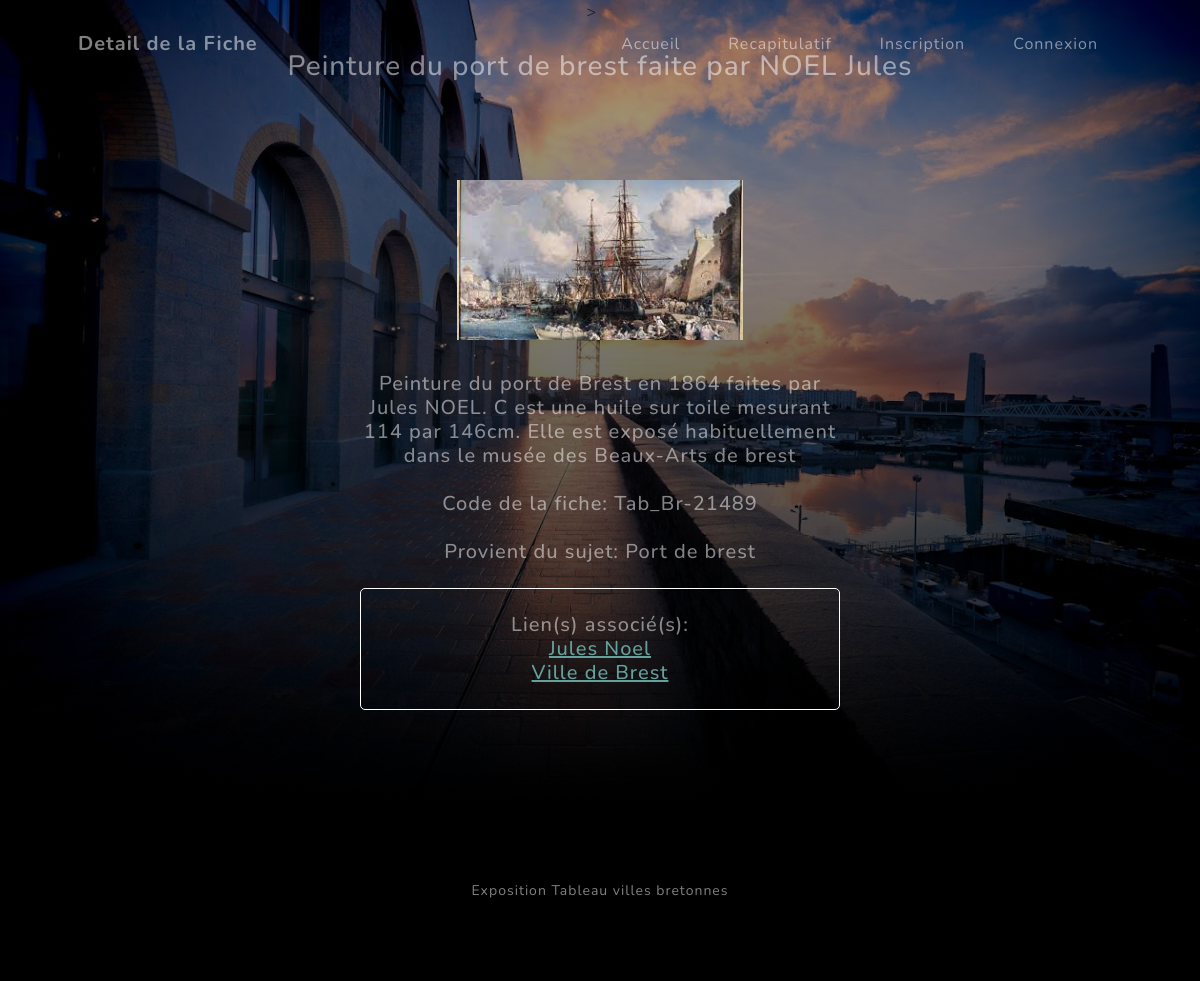
Page /v2/recapitulatif/fiche.php?code=Tab_Br-21489 on the committed database.
### tables this page shows
CREATE TABLE `T_FICHE_FIC` (
  `fic_id` int(11) NOT NULL,
  `fic_label` varchar(80) NOT NULL,
  `fic_contenue` varchar(500) NOT NULL,
  `fic_image` varchar(300) NOT NULL,
  `fic_code` char(12) NOT NULL,
  `fic_etat` char(1) NOT NULL,
  `suj_id` int(11) NOT NULL
);

CREATE TABLE `T_SUJET_SUJ` (
  `suj_id` int(11) NOT NULL,
  `suj_nom` varchar(80) NOT NULL,
  `suj_date` date NOT NULL,
  `com_pseudo` varchar(200) NOT NULL
);

CREATE TABLE `T_ASSOCIATION_ASS` (
  `hyp_id` int(11) NOT NULL,
  `fic_id` int(11) NOT NULL
);

CREATE TABLE `T_HYPERLIEN_HYP` (
  `hyp_id` int(11) NOT NULL,
  `hyp_nom` varchar(80) NOT NULL,
  `hyp_url` varchar(300) NOT NULL
);

### v2/recapitulatif/fiche.php (the view, shortened to what this page needs)
<!DOCTYPE html>
<html lang="en">
    <head>
        <link href="../css/styles.css" rel="stylesheet" />
    </head>
    <body id="page-top">
    <?php
                $mysqli = new mysqli('localhost','eXXXXXXXXsql','XXXXXXXX','eXXXXXXXX_db2');
                ?>
        <nav class="navbar navbar-expand-lg navbar-light fixed-top" id="mainNav">
            <div class="container px-4 px-lg-5">
                <a class="navbar-brand" href="#page-top">Detail de la Fiche</a>
                <div class="collapse navbar-collapse" id="navbarResponsive">
                    <ul class="navbar-nav ms-auto">
                        >
                        <li class="nav-item"><a class="nav-link" href="../index.php">Accueil</a></li>
                        <li class="nav-item"><a class="nav-link" href="fichier_recapitulatif.php">Recapitulatif</a></li>
                        <li class="nav-item"><a class="nav-link" href="../inscriptions/inscription.php">Inscription</a></li>
                        <li class="nav-item"><a class="nav-link" href="../session/session.php">Connexion</a></li>
                    </ul>
                </div>
            </div>
        </nav>
        <header class="masthead">
            <div class="container px-4 px-lg-5 d-flex h-100 align-items-center justify-content-center">
                <div class="d-flex justify-content-center">
                    <?php
                        if(isset($_GET['code'])){
                            $code_fiche=$_GET['code'];
                            }
                        else {
                            echo("<h2 class='text-white-50 mx-auto mt-2 mb-5'>");
                            echo ("Vous avez oublié le paramètre !");
                            echo("</h2>");
                            exit();
                            }
                        $requete="SELECT * FROM `T_FICHE_FIC` JOIN T_SUJET_SUJ USING(suj_id) WHERE fic_code='".$code_fiche."';";
                        $requete1="SELECT * FROM `T_FICHE_FIC` JOIN T_ASSOCIATION_ASS USING(fic_id) JOIN
                        T_HYPERLIEN_HYP USING(hyp_id) WHERE fic_code='".$code_fiche."';";
                                    $result1 = $mysqli->query($requete);
                                    $result2 = $mysqli->query($requete1);
                                    if ($result1 == false || $result2 == false)
                                    {
                                    echo "Error: La requête a echoué \n";
                                    echo "Errno: " . $mysqli->errno . "\n";
                                    echo "Error: " . $mysqli->error . "\n";
                                    exit();
                                    }
                                    else if($result1->num_rows==0){
                                        echo("<h4 class='text-white-50 mx-auto mt-2 mb-5'>");
                                        echo("Aucune fiche ne porte ce code");
                                        echo("</h4>");
                                    }
                                    else
                                    {
                                        $fic = $result1->fetch_assoc();
                                            if($fic['fic_etat']!='E'){
                                                echo("<h4 class='text-white-50 mx-auto mt-2 mb-5'>");
                                                echo("Cette fiche n'est pas en ligne");
                                                echo("</h4>");
                                            }
                                            else{
                                                echo("<div class=text-center>");
                                                echo("<h3 class='text-white-50 mx-auto mt-2 mb-5'>");
                                                echo($fic['fic_label']);
                                                echo("</h3>");
                                                echo "<br />";
                                                echo "<br />";
                                                $chemin='../images/'.$fic['fic_image'];
                                                echo("<img src=$chemin style='height: 10rem;' />");
                                                echo "<br />";
                                                echo "<br />";
                                                echo("<h2 class='text-white-50 mx-auto mt-2 mb-5'>");
                                                echo($fic['fic_contenue']);
                                                echo "<br />";
                                                echo "<br />";
                                                echo("Code de la fiche: ");
                                                echo($fic['fic_code']);
                                                echo "<br />";
                                                echo "<br />";
                                                echo("Provient du sujet: ");
                                                echo($fic['suj_nom']);
                                                echo "<br />";
                                                echo "<br />";
                                                echo "<div style='border-radius: 5px; border: 1px solid#FFFFFF;'>";
                                                echo "<br />";
                                                echo("Lien(s) associé(s): ");
                                                echo "<br />";
                                                while($hyp=$result2->fetch_assoc()){
                                                    $url=$hyp['hyp_url'];
                                                    $nom=$hyp['hyp_nom'];
                                                    echo("<a href=$url target='blank'>$nom</a>");
                                                    echo "<br />";
                                                }
                                                echo "<br />";
                                                echo("</div>");
                                                echo("</h2>");
                                                echo("</div>");
                                    }}
                    ?>
                </div>
            </div>
        </header>
        <footer class="footer bg-black small text-center text-white-50"><div class="container px-4 px-lg-5">Exposition
            Tableau villes bretonnes</div></footer>
    </body>
</html>

### rows in the picture
t_fiche_fic: fic_label "Peinture du port de brest faite par NOEL Jules", fic_image (picture), fic_contenue "Peinture du port de Brest en 1864 faites par Jules NOEL. C est une huile sur toile mesurant 114 par 146cm. Elle est exposé habituellement dans le musée des Beaux-Arts de brest", fic_code "Tab_Br-21489", suj.suj_nom "Port de brest"
t_association_ass: hyp.hyp_nom "Jules Noel"
t_association_ass: hyp.hyp_nom "Ville de Brest"
